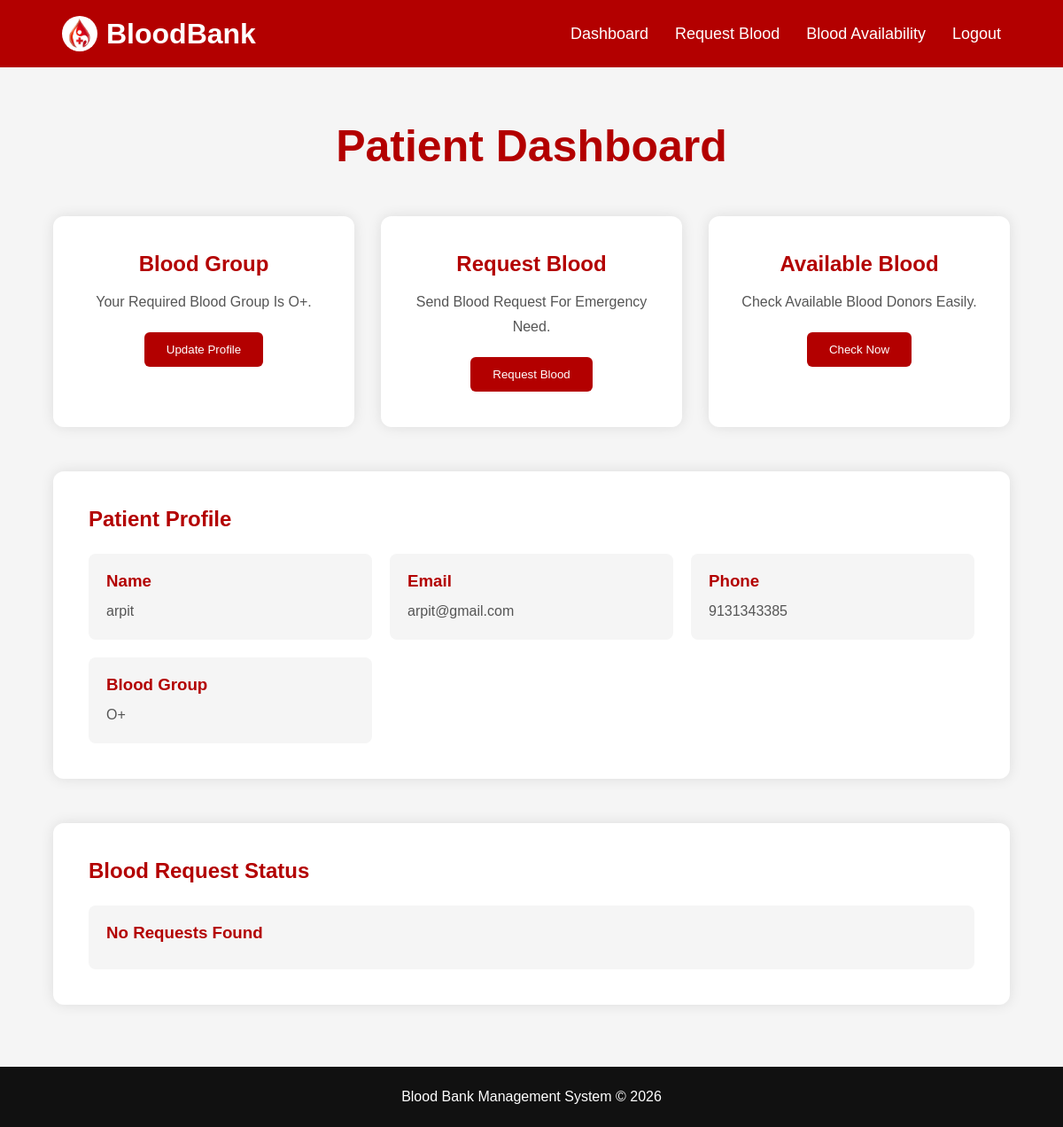
Page /patient-dashboard/ (signed in) on the committed database.
### main/models.py (models this page shows, shortened)
class Register(models.Model):
    ROLE_CHOICES = (
        ('Donor','Donor'),
        ('Patient','Patient'),
    )
    BLOOD_GROUPS = (
        ('A+','A+'),
        ('A-','A-'),
        ('B+','B+'),
        ('B-','B-'),
        ('AB+','AB+'),
        ('AB-','AB-'),
        ('O+','O+'),
        ('O-','O-'),
    )
    name=models.CharField(max_length=100)
    email=models.EmailField(unique=True)
    phone=models.CharField(max_length=15)
    age=models.IntegerField()
    blood_group=models.CharField(max_length=5,choices=BLOOD_GROUPS)
    role=models.CharField(max_length=20,choices=ROLE_CHOICES)
    password=models.CharField(max_length=100)

### main/views.py (the view)
# urls.py: path('patient-dashboard/',views.patient_dashboard,name='patient_dashboard'),
def patient_dashboard(request):
    if 'user_id' not in request.session:
        return redirect('login')
    patient = Register.objects.get(
        id=request.session['user_id']
    )
    requests = BloodRequest.objects.filter(
        patient_name=patient.name
    )
    context = {
        'patient':patient,
        'requests':requests
    }
    return render(
        request,
        'patient_dashboard.html',
        context
    )

### templates/patient_dashboard.html (shortened to what this page needs)
{% load static %}
<!DOCTYPE html>
<html lang="en">
<head>
</head>
<body>
<nav>
    <div class="logo">
    <img src="{% static 'images/blood.jpg' %}" alt="Logo">
    <span>BloodBank</span>
    </div>
    <ul>
        <li>
            <a href="{% url 'patient_dashboard' %}">
                Dashboard
            </a>
        </li>
        <li>
            <a href="{% url 'blood_request' %}">
                Request Blood
            </a>
        </li>
        <li>
            <a href="{% url 'blood_availability' %}">
                Blood Availability
            </a>
        </li>
        <li>
            <a href="{% url 'logout' %}">
                Logout
            </a>
        </li>
    </ul>
</nav>
<section class="dashboard">
    <div class="heading">
        <h1>Patient Dashboard</h1>
    </div>
    <div class="cards">
        <div class="card">
            <h2>Blood Group</h2>
            <p>
                Your Required Blood Group Is {{ patient.blood_group }}.
            </p>
            <a href="{% url 'update_profile' %}">
                <button>
                    Update Profile
                </button>
            </a>
        </div>
        <div class="card">
            <h2>Request Blood</h2>
            <p>
                Send Blood Request For Emergency Need.
            </p>
            <a href="{% url 'blood_request' %}">
                <button>
                    Request Blood
                </button>
            </a>
        </div>
        <div class="card">
            <h2>Available Blood</h2>
            <p>
                Check Available Blood Donors Easily.
            </p>
            <a href="{% url 'blood_availability' %}">
                <button>
                    Check Now
                </button>
            </a>
        </div>
    </div>
    <div class="profile">
        <h2>Patient Profile</h2>
        <div class="profile-info">
            <div class="box">
                <h3>Name</h3>
                <p>{{ patient.name }}</p>
            </div>
            <div class="box">
                <h3>Email</h3>
                <p>{{ patient.email }}</p>
            </div>
            <div class="box">
                <h3>Phone</h3>
                <p>{{ patient.phone }}</p>
            </div>
            <div class="box">
                <h3>Blood Group</h3>
                <p>{{ patient.blood_group }}</p>
            </div>
        </div>
    </div>
    <div class="profile">
        <h2>Blood Request Status</h2>
        <div class="profile-info">
            {% for request in requests %}
            <div class="box">
                <h3>Blood Group</h3>
                <p>{{ request.blood_group }}</p>
                <h3>Status</h3>
                <p>
                    {% if request.status == "Pending" %}
                        <span class="status pending">
                            Pending
                        </span>
                    {% elif request.status == "Approved" %}
                        <span class="status approved">
                            Approved
                        </span>
                    {% else %}
                        <span class="status rejected">
                            Rejected
                        </span>
                    {% endif %}
                </p>
            </div>
            {% empty %}
            <div class="box">
                <h3>No Requests Found</h3>
            </div>
            {% endfor %}
        </div>
    </div>
</section>
<footer>
    <p>
        Blood Bank Management System © 2026
    </p>
</footer>
</body>
</html>

### templates/patient_dashboard.html (style rules this page uses)
* { margin:0; padding:0; box-sizing:border-box; font-family:Arial; }
body { background:#f5f5f5; overflow-x:hidden; }
nav { width:100%; background:#b30000; padding:18px 70px; display:flex; justify-content:space-between; align-items:center; }
.logo { display:flex; align-items:center; gap:10px; color:white; font-size:32px; font-weight:bold; }
.logo img { width:40px; height:40px; border-radius:50%; background:white; padding:2px; object-fit:cover; }
nav ul { display:flex; list-style:none; gap:30px; }
nav ul li a { color:white; text-decoration:none; font-size:18px; transition:.3s; }
.dashboard { width:90%; margin:60px auto; }
.heading { text-align:center; margin-bottom:50px; }
.heading h1 { color:#b30000; font-size:50px; }
.cards { display:grid; grid-template-columns:repeat(auto-fit,minmax(250px,1fr)); gap:30px; }
.card { background:white; padding:40px 30px; border-radius:12px; text-align:center; box-shadow:0 0 15px rgba(0,0,0,.1); transition:.4s; }
.card h2 { color:#b30000; margin-bottom:15px; }
.card p { color:#555; line-height:28px; margin-bottom:20px; }
.card a { text-decoration:none; }
.card button { padding:12px 25px; border:none; background:#b30000; color:white; border-radius:6px; cursor:pointer; transition:.4s; }
.profile { width:100%; background:white; margin-top:50px; padding:40px; border-radius:12px; box-shadow:0 0 15px rgba(0,0,0,.1); }
.profile h2 { color:#b30000; margin-bottom:25px; }
.profile-info { display:grid; grid-template-columns:repeat(auto-fit,minmax(250px,1fr)); gap:20px; }
.box { background:#f5f5f5; padding:20px; border-radius:8px; }
.box h3 { color:#b30000; margin-bottom:10px; }
.box p { color:#555; line-height:25px; }
footer { background:#111; color:white; text-align:center; padding:25px; margin-top:70px; }

### rows in the picture
Register: blood_group "O+", name "arpit", email "arpit@gmail.com", phone "9131343385"
